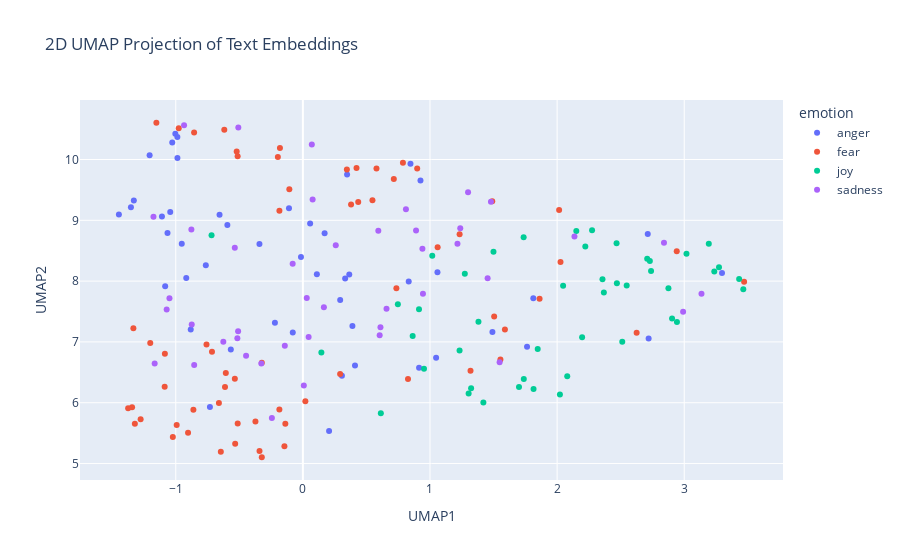

This figure's notebook cell:
### Code cell
import pandas as pd
import numpy as np
import umap
import plotly.express as px

# Concatenate the training and test data
combined_df = pd.concat([train_df_new, test_df_new], ignore_index=True)

# Prepare the embeddings for UMAP
# Convert the list of embeddings into a 2D numpy array
X_embeddings = np.array(combined_df['embeddings_values'].tolist())

# Apply UMAP for dimensionality reduction
reducer = umap.UMAP(n_components=2, metric='cosine', random_state=28) 
embedding_2d = reducer.fit_transform(X_embeddings)

# Create a DataFrame for plotting
df_plot = pd.DataFrame(embedding_2d, columns=['UMAP1', 'UMAP2'])
df_plot['emotion'] = combined_df['emotion']
df_plot['intensity'] = combined_df['intensity']
df_plot['text'] = combined_df['text']


# Visualize the embeddings with Plotly
fig = px.scatter(
    df_plot,
    x='UMAP1',
    y='UMAP2',
    color='emotion',  # Color points by the 'emotion' column
    hover_data=['text', 'intensity'],  # Show text and intensity on hover
    title='2D UMAP Projection of Text Embeddings'
)

fig.show()

### Figure 1 — Plotly figure (JSON) as saved in the notebook; plotly's stock layout.template omitted (floating-point values rounded to 4 significant figures)
{"data": [{"customdata": [["@SlaveGuinevere its more of a little prick than a sting .......... but you have to come to Tennessee to get it1", 0.417], ["630am meeting Olympic House #10golds24 .  #neverquit #believe #dreambig #TeamTTO #going4gold", 0.271], ["Now that the whole clown rage has scared me shitless, I'm gonna go cry in my room", 0.729], ["i love the word fret so much and im in heaven", 0.127], ["Tiangong 1, China's first space laboratory, will come to a fiery end in late 2017. The average decommissioned satellite either burns ...", 0.312], ["@ManUtd you have had from me over the years is irrelevant. Its an absolute joke. #manutd #ticketing #fuming #noloyalty #joke #notimpressed", 0.873], ["In 2016, Black people are STILL fighting to be recognized as human beings. #cantsleep #angry", 0.885], ["@brian5or6 turn that shit off!   Home Button under Accessibility. \\n\\nWhen did innovation become mind fuckery? . #iphonePhoneHome", 0.688], ["-- haired man strides close and watches as the Major flinches away from him, the reaction draws a growl from his throat.  -- (@DocHQuinzel)", 0.322], ["@WWE is the live event Brock vs Orton 2 this Saturday on the WWE Network? If not it needs to be! :) #wwe @RandyOrton @HeymanHustle #revenge", 0.396], ["@Callidissima @ahouseingotham wrath of khan is one of the best movies of all time", 0.146], ["Forever angry that gh ruined Molly and morgan's bond/friendship ", 0.521], ["Dear Indians..It is hard to swallow this but for once try to swallow this bitter pill...that is.. Pakistan is number one in Test cricket!!!", 0.542], ["@lynnew69 then he said talking about wills uncontrollable animals when moving to another link. These comments do not help! ", 0.583], ["you know cyran still hasn't done makeup based on jeongguk's tiddy like i suggested and i'm ", 0.375], ["Thursdays at 6pm Vespers &amp; Meditation #prayerful #plainsong #multisensory #candles #incense #psalms #music #silence #faithful sing or listen", 0.208], ["@CBSBigBrother never bring back Meech and Bridgette. Crying because someone looks at you? Ugh, and Bridgette. #bitter", 0.521], ["@cxmbeferre so you WOULDNT date me????? #offended", 0.494], ["I can definitely feel my irritation today, lord give me strength", 0.667], ["Sorry to burst your bubble but it isn't that century anymore. Welcome to the 21st century.", 0.354], ["@RegalisAzura \\ngrasp the cobalt woman's own; which they did fairly easily. Fair cheeks would ignite into a fiery hue. Warm.. was the only", 0.438], ["@rumanaa_r @DaiIyRoasts what did I do to offend you? 🙄😭😂", 0.396], ["Where's your outrage when a black man kills another black man in the streets?", 0.75], ["So I wished my sis 12 midnight but received no reply from her. My 2nd sis JUST wished her, got a reply. You know who's the fav ", 0.479], ["As if he heard my thought on the ether, my #ex has just posted #facebook pic of himself snuggling up with said #cats... now Im just #angry", 0.521], ["Police Officers....should NOT have the right to just 'shoot' human beings without provocation. It's wrong.\\n\\n@ORConservative @MichaelaAngelaD", 0.688], ["@Austin4evaLEEDS fuming!", 0.625], ["Need a new outlet for ", 0.292], ["snap: hiAleshia 😃", 0.208], ["Bes! You don't just tell a true blooded hoopjunkie to switch a f*c@n' team that juz destroyed your own team. You juz don't! #insult", 0.891], ["Have wee pop socks on and they KEEP FALLING OFF INSIDE MY SHOES ", 0.562], ["Actually fuming I have nothing to wear Saturday", 0.792], ["Taking a break from the #wedding to #rage at the general #stupidity of certain #people on the #internet.", 0.625], ["I miss doing nothing someone I care about and attacking their face with kisses. #foreveralone #bitter 😩", 0.5], ["Yet we still have deaths, road rage, &amp; violations on the road, despite a widely accepted concept of 'personal accountability' while driving", 0.521], ["Anger is cheap and politeness is expensive. Don't expect everybody to be polite. #ThoughtfulThursday  #politeness", 0.333], ["@aroseblush Hello !\\nThe bigger the bully, the more crocodile tears. Bullies always act like offended victims.", 0.542], ["@VodafoneUKhelp @VodafoneUK wow!! My bill is £44.77 and hav a text from u to prove that and you have taken £148!!!!! #swines #fuming #con!", 0.792], ["@LeonWobYP b***er off. NCFC is a grudge match :)", 0.542], ["Ananya just grabbed a bible, opened it, started reading, and then said 'where do they talk about burning people?'", 0.417], ["It's the most magical time of the year......Xmas party announced and the #outrage commences. Gotta love Silicon Valley millennials.", 0.429], ["@DailyMirror i love how theres no outrage that it's a white man but if it was a black man them BLM would be all over it regardless of reason", 0.726], ["I wouldn't have #anger issues.....if she didn't have #lying issues.....think about that one. #pow #lies #confusion", 0.5], ["Sting is just too damn earnest for early morning listening. ", 0.37], ["@Jen_ny69 People will always get offended everyone's situation is different! Just because we have kids doesn't mean we have to settle", 0.562], ["@gayla_weeks1 I try not to let my anger seep into reviews, but I resent having my time wasted on books like that. Time is precious.", 0.625], ["@fluffysoftlouis no no. I insist that you give me your best insult first", 0.562], ["Why to have vanity sizes?Now sizes S,XS(evenXXS sometimes) are too big, WTF?! Dear corporate jerks, Lithuania didn't need this. #rant ", 0.518]], "hovertemplate": "emotion=anger<br>UMAP1=%{x}<br>UMAP2=%{y}<br>text=%{customdata[0]}<br>intensity=%{customdata[1]}<extra></extra>", "legendgroup": "anger", "marker": {"color": "#636efa", "symbol": "circle"}, "mode": "markers", "name": "anger", "orientation": "v", "showlegend": true, "type": "scatter", "x": [0.8326, 2.713, -0.7312, 2.72, 0.3898, 0.9251, -0.9868, -0.6556, 0.3071, 0.3478, 3.297, -0.594, 0.2063, 0.3325, 0.2935, 1.059, -0.1093, -0.015, -1.083, -0.07944, 0.41, 1.048, -1.028, 1.763, -1.109, -0.9874, 0.05719, -0.22, 1.813, -0.3416, -0.8822, -0.9174, -1.065, -0.5668, -1.206, -1.447, 1.491, 0.8464, 0.1709, 0.914, -1.043, -1.003, -1.353, -0.7635, 0.365, -1.33, 0.1101, -0.9528], "xaxis": "x", "y": [7.993, 8.775, 5.932, 7.055, 7.263, 9.655, 10.03, 9.092, 6.446, 9.752, 8.134, 8.923, 5.535, 8.042, 7.689, 8.144, 9.198, 8.399, 7.917, 7.154, 6.611, 6.739, 10.28, 6.92, 9.063, 10.37, 8.948, 7.317, 7.719, 8.611, 7.205, 8.052, 8.793, 6.876, 10.07, 9.097, 7.163, 9.93, 8.789, 6.577, 9.135, 10.42, 9.216, 8.263, 8.107, 9.327, 8.112, 8.616], "yaxis": "y"}, {"customdata": [["someone come to fright world w me🤗🤗", 0.458], ["honestly all my friends do bnc i mean it and i am feeling #terrible hahaha", 0.438], ["81' Goal scorer Vidar Kjartansson comes off in favor of Dor Micha! Another terrific performance by @Vidarkjartans #YallaMaccabi", 0.229], ["@CurtisJobling Yes indeed! We know masses of students would be so excited to see you! We need to get this sorted! #haunt", 0.208], ["Texans played horrible.  Bad play calling, bad protection of the ball, bad coaching, bad defense, bad overall performance. #Texans ", 0.375], ["@NinjaWorrier @ali_zimmer @m_pattison How long ago was that? (I shudder to think.)", 0.625], ["i've seen the elder watching me during my community hours and i honestly don't have an idea about what my assignment will be. #apprehensive", 0.562], ["@TheYoungEvans_ 'Kylie, you know me. I won't take no for answer for this kind of things...' *he would smirk and start on the crust.*", 0.396], ["@laura221b I don't think I've ever moved so fast in a panic in all my life 😂 Gave me such a fright 😓", 0.938], ["@zavvi @zavvihelp only offering 6 moth warranty #ps4pro  #truth #ripoff", 0.375], ["This is the scariest American Horror Story out of all of them... I'm gonna have to watch in the daytime. #frightened", 0.938], ["I feel horrible. I have accounting today but physically and mentally am not okay 😪", 0.833], ["@eileen_davidson on RHOBH, you just do not want to assume an affair while you were married so you criticize @LisaVanderpump! #awful", 0.479], ["How is that in 2016, a 757 airplane does not have WiFi...ridiculous. #AmericanAirlines #americanairlinessucks #AATeam ", 0.292], ["anxiety level- 100", 0.905], ["the ending of how I met your mother is dreadful", 0.333], ["@Taniel @LOLGOP That'll be gosh darn terrific if they only check the brown people. Shucks, let's make a law to say only brown people.", 0.458], ["@GMModular @goldmedalindia  horrible experience with a company like this #goldmedal #horrible sales person #wrong commitments#wrongproduct", 0.542], ["My interview went well today, I can't wait to find out what happens.  #excited #interview #jobinterview", 0.292], ["Jorge deserves it, honestly. He's weak. #revolting #90dayfiance", 0.229], ["Approaching #terrorism from an anti-racism POV is futile, instead promote prejudice towards racism. That way we are all on the battlefield.", 0.542], ["@Lrihendry I'm not sure we like this comparison.  USA should emulate #Israel's methods of protecting civilians against #terror attacks", 0.625], ["I'm curious to know just how much money the original Air Bud made to justify the continuation of these awful sequels and spinoffs.", 0.271], ["On the other side of fear lies freedom! - JB Glossinger #quote", 0.333], ["On a side note if you are self medicating ? That's not helping that is burying the anxiety that WILL manifest in another way. Heart disease?", 0.54], ["My doctor is giving me flower extract to relieve anxiety and reduce panic attacks :')", 0.708], ["Thought I left that part of life behind me\\nIt's back to haunt every girl that loves me", 0.521], ["#America finding #gratitude amidst the sadness and frustration about race, #fear, anger and #racism, i remain hopeful _ i'm an earth fixer'", 0.583], ["r U scared to present in front of the class? severe anxiety... whats That r u sad sometimes?? go get ur depression checked out IMEDIATELY!!!", 0.812], ["@rkuuleiq Fear is best/beast product of God/s. :) #aTheism #theism #biBle  #christianity #hell #heaven #purgatory #psychology #jesus", 0.37], ["@CNN Wait, didn't she get a case of the ass when Donald Trump called it terrorism BEFORE all the facts were in?  I guess it's ok if she does", 0.521], ["Who's afraid of the clowns???\\ncomment down there....", 0.5], ["@davidhiggerson Can understand fear factor but why support a company that wants to reduce your own to status of a needy satellite..", 0.521], ["bad news fam, life is still hard and awful #depression  #atleastIhaveBuffy", 0.688], ["Haven't gotten one hour of sleep... Today is going to be a fun day 😐 ", 0.542], ["when people hit on me i try to shake them off by talking about how i hide from communism", 0.604], ["I had a dream that I dropped my iPhone 7 and it broke T_T #cry #iPhone7 #nightmare", 0.688], ["@LmRyle @tomcolicchio @realDonaldTrump @HillaryClinton @ajjaffe I understand your concerns but look at her foundation contributions #worry", 0.562], ["@jk_rowling never thought an angry oompa loompa would be my Boggart, but there you have it. #boggart #PresidentTrump ", 0.5], ["I have a job interview with @BarclaysUK in Loughborough next month !!!", 0.354], ["Just want to be a dad so i can play kick the baby with my little one #southpark #mellogang #ghastly #edm #plur #dad #djlife #dj #producer", 0.333], ["Farting in a hot are car when your windows don't roll down is terrible. #gag #BresAdvice", 0.479], ["@BaileyDemented @hsmitty3 ill kill u if u bully her 😤😤😤", 0.583], ["@ChrisWarcraft The concept that a gay magazine feels like it has to cover terrible people -because they’re gay voices- seems all upside down", 0.417], ["induction day tomorrow for pizza express #nervous", 0.688], ["Some questions you get on Twitter make you want to despair. We've been so battered. We complain but aren't convinced things could be better.", 0.66], ["Super shitting it about this tattoo ", 0.604], ["Now #India is #afraid of #bad .", 0.562], ["How is that in 2016, a 757 airplane does not have WiFi...ridiculous.#AmericanAirlines #americanairlinessucks #AATeam #horrible", 0.38], ["@RosieBalls I fear for the future of mankind", 0.87], ["Life long fear of havin a shit and a spider crawls up ya bum", 0.854], ["The 2nd step to beating #anxiety or #depression is realising that it's not about waiting for ...., Take action yourself now.", 0.479], ["Trying to book holiday flights on @britishairways website is becoming a ", 0.312], ["And I cried in front of my guy last night. And it's just been a horrible week but it's only for a week", 0.68], ["@spencer0415 awe, I love you kid!!", 0.06], ["Thanks for ripping me off again #Luthansa €400 not enough for a one way flight to man from Frk then €30 for a bag then free at gate ", 0.375], ["T5ylw ansh a79l shy 7lw mn wayed nas fe whatsapp", 0.271], ["@SAHARTHERAPPER I unfollowed without hesitation &lt;3", 0.229], ["Hillary Clinton looked the other way to the Saudi war on women and their terror financing because they bought her off.", 0.479], ["Having a terrific Tuesday? Crush it today with the Power of 4. Treat your internet like Pizza =D \\n#PowerOf4", 0.25], ["It really is amazing the money they give to some of these QB's #nfl #texans #brock ", 0.3], ["it's horrible cos no one can relate,  everyone is happy and dandy in one way or another", 0.542], ["#twitter #users Tweeting on twitter is like playing a game against the computer. Where's the life, Everyone too #afraid to say something?", 0.521], ["He called me fat, so I pushed him into the lockers then he threaten to sue me' 😂", 0.479]], "hovertemplate": "emotion=fear<br>UMAP1=%{x}<br>UMAP2=%{y}<br>text=%{customdata[0]}<br>intensity=%{customdata[1]}<extra></extra>", "legendgroup": "fear", "marker": {"color": "#EF553B", "symbol": "circle"}, "mode": "markers", "name": "fear", "orientation": "v", "showlegend": true, "type": "scatter", "x": [-0.1848, -0.6061, 1.49, 2.027, 0.5474, 0.01961, -0.9032, 0.7355, -0.5129, 0.8993, -0.3731, -1.086, -0.1064, 0.3461, -0.9927, -0.7151, -0.9767, 0.7153, 3.471, -0.1846, -0.8557, -0.6182, 0.3792, -0.3232, -1.322, -1.276, 0.2929, -0.5207, -1.343, -0.3411, -0.5131, -0.138, -0.6454, -0.7581, -1.201, 1.319, -0.6126, -0.1969, -0.6605, 2.016, 0.827, -1.333, 1.589, -1.152, -1.023, 1.06, -1.087, -0.1452, 0.4219, -0.5326, -0.8612, -1.374, 0.579, -0.5352, 2.626, 0.7871, 1.862, 1.505, -0.1804, 2.941, 0.4354, -0.3231, 1.233, 1.554], "xaxis": "x", "y": [5.89, 6.489, 9.314, 8.317, 9.328, 6.026, 5.508, 7.882, 5.66, 9.852, 5.69, 6.804, 9.51, 9.835, 5.635, 6.84, 10.51, 9.677, 7.99, 9.157, 10.44, 10.49, 9.261, 5.104, 5.653, 5.727, 6.473, 10.13, 5.925, 5.206, 10.06, 5.655, 5.193, 6.958, 6.984, 6.525, 6.259, 10.04, 5.998, 9.171, 6.389, 7.224, 7.204, 10.6, 5.437, 8.558, 6.263, 5.284, 9.862, 5.324, 5.883, 5.91, 9.853, 6.394, 7.152, 9.948, 7.71, 7.418, 10.19, 8.49, 9.3, 6.657, 8.771, 6.712], "yaxis": "y"}, {"customdata": [["Optimism leads to success. - Bill Kerr @Coach__Kerr #success #optimism #goals", 0.46], ["Benefit out exhilaration called online backing off: JkUVmvQXY", 0.462], ["My siblings look all gangster &amp; I look all cheery 😅😂", 0.667], ["The neighbor dancing in the Clayton Homes commercial is me. #hilarious", 0.64], ["#smile every morning to a positive head start with your #clients relations", 0.562], ["Accept the challenges so that you can feel the exhilaration of victory. #FocusX10 #motivation #motivationalquotes #quoteoftheday", 0.562], ["I assume that people pick up on my joviality coz I lol a lot but it's just not working. Maybe I need to get heavy handed with emoticons? Ha", 0.458], ["Not untill today has anyone ever said to me they remember what I had on over 7 years ago when they met me n liked me since #cutealert ", 0.521], ["@PriiiincesssE thanks for distracting me from my paper to watch this hilarious video 😂", 0.708], ["Val is far too cheery for my liking ✋🏻", 0.229], ["Am I watching #BacheloretteAU or Zoolander ? #hilarious #samvrhys", 0.646], ["@__Dayo yall dont feel bad.. you are rejoicing... it is what itnis... its always #ColtsNation even when we have 6th string DBs playing 😔😔", 0.18], ["The Quarterback' wrecks me every time.. ", 0.26], ["@kymwhitley hello Miss Lady I'm sure today brings you happiness and laughter use your voice also to make us laugh  god knows we need it", 0.562], ["Well look at the bright side. You found a use for that rope #TipsToSurviveAPowerOutage", 0.312], ["$SRPT Why would Etep patients &amp; Mom's advocate for a drug if it did not work? Anyone listen to the Etep MD's @ Adcomm.. all were elated.", 0.22], ["my haters are like crickets. they chirp all day but when I walk past them they shut the fuck up.- @DritaDavanzo (my idol)", 0.208], ["Does anyone remember a movie that is animated in the late 70's called Shame of the Jungle John Bulushi was in it wild if that's your taste", 0.229], ["@berniedole looks that way. But let's think about Rohan last week ... #optimism", 0.237], ["promise of restoration to the nation of israel...'everywhere you look blessing '..barns/wine overflow.Everything beautiful #joyful #do_u_see", 0.5], ["me taking a picture by myself: *awkward smile*\\nme on picture day: *awkward smile*\\nconclusion: stop smiling ;'(\\n #pictureday2016  #ornot", 0.46], ["Thinking about trying some comedy on youtube. Always been fond of it. Time to nut up.  #comedy #maybeoneday #hopefullyfunny #LOL", 0.5], ["Remember: The life you have is a blessing for #God. Make it a joyful experience regardless of the odds. GBY", 0.64], ["#smile is the #respect we give everyone.", 0.583], ["@airvistara as always it was indeed a wonderful experience flying with you guys today #bestinbusiness #delight #happyme", 0.812], ["@crimpoop my adorable and cheerful daughter\\nAlways pouring positivity green goo on me\\ndare hurt her and you'll see hell //growls\\n\\n#PandaBot", 0.64], ["Charlotte and a friend just climbed to the top of a windmill! Think the view was easy, breezy, beautiful? @PlayHollywoodU", 0.5], ["having a pet store worker ask 'do you want to play with them?' is the most exhilarating feeling", 0.771], ["@jessbr0ughton don't be shy next time! We're a cheery bunch. :) \\n\\nSam. X", 0.48], ["Rec'd call 2day from Haitian church we started in Florida some 15yrs ago. Preparing to acquire their own bldg. Wanted me to know. ", 0.28], ["It's meant to be!!  ", 0.583], ["now that I have my future planned out, I feel so much happier #goals #life  #igotthis #yay", 0.792], ["When you wake up from a dream laughing at something stupid, and that makes you laugh more #hilarious", 0.875], ["#Talking about our #Problems is our greatest #Addiction#Break the #habitTalk about ur #Joys#quote  #problemsolving #behappy", 0.494], ["@ryanwilson2015 That's why compatibility is key as it lowers hedonic volatility.", 0.25], ["@LiamJamesVernon love the optimism!! BLUE MOON!", 0.72], ["@PhilGlutting Hey There Phil Glutting thank you for following us, it's appreciated :) #smile", 0.76], ["@GigaFag @pipertownsend_ snapchat new would beg to differ #optimism", 0.396], ["A lifetime of laughter at the expense of the death of a bachelor", 0.354], ["@chencouture LMAO Is it that 'so slutty' hater girl? That video was hilarious. 😂", 0.7], ["I love my family so much #lucky #grateful #smartassfamily  #love", 0.936], ["incredible that anthony weiner has been caught chasing a busty milkmaid across a park at double speed while jaunty music plays", 0.38], ["I turn 25 in two weeks. I am so happy. 24 was my darkest year yet. I am elated that I survived", 0.708], ["How can l rule my mind !!!!!! \\nIt's hilarious that you can't 😭😑😮", 0.396], ["I hate it when im singing and some idiot thinks they can just join in with me like...this is not fcking glee #MeanRikonaBot", 0.08]], "hovertemplate": "emotion=joy<br>UMAP1=%{x}<br>UMAP2=%{y}<br>text=%{customdata[0]}<br>intensity=%{customdata[1]}<extra></extra>", "legendgroup": "joy", "marker": {"color": "#00cc96", "symbol": "circle"}, "mode": "markers", "name": "joy", "orientation": "v", "showlegend": true, "type": "scatter", "x": [2.275, 2.547, 1.847, 1.815, 2.73, 3.018, 1.233, 2.904, 2.08, 0.9135, 2.022, 1.018, 0.1454, 2.368, 2.468, 1.499, 1.381, 0.6133, 1.737, 2.739, 0.8636, 0.9529, 2.709, 2.47, 3.274, 2.197, 2.222, 3.465, 2.047, 2.876, 2.943, 3.432, 1.42, 3.193, 0.7472, 2.151, 2.357, 1.274, 1.304, 1.738, 2.513, 1.7, 3.236, 1.323, -0.7184], "xaxis": "x", "y": [8.835, 7.927, 6.885, 6.227, 8.33, 8.451, 6.86, 7.384, 6.435, 7.536, 6.137, 8.416, 6.826, 7.814, 8.623, 8.485, 7.331, 5.826, 8.722, 8.166, 7.099, 6.56, 8.369, 7.964, 8.228, 7.076, 8.571, 7.866, 7.923, 7.882, 7.327, 8.036, 6.005, 8.613, 7.618, 8.826, 8.031, 8.121, 6.152, 6.389, 7.005, 6.261, 8.158, 6.238, 8.756], "yaxis": "y"}, {"customdata": [["I'm done with your piano, blues playing, smooth talking ass. On to the nexttt", 0.381], ["My friends tell me I'm pretty. Trigger tells my I'm ugly. I first was confused but then realised I'm both. Pretty ugly. #tru #sad #tumblr", 0.64], ["In serious need of a nap", 0.354], ["TGIF! Hope everyone that needs to find #recovery can and that our friends stay #sober this weekend! @REBOSTreatment @BlvdCenters", 0.271], ["@ryyyshh story of my life. #lost", 0.688], ["Already plotting next steps if I get cut off by the same minivan in tomorrow's drop-off line. #preschoolpolitics #momthings ", 0.312], ["@chelseafc let them know it's the #blues", 0.521], ["@comicfire The thing is, it's either I be unproductive and unhappy, or deal with some videos that do badly.", 0.574], ["and naoto nod she also like tha bands. but she also frown. 'Will the bands 'Papa Roach' be at concert...?'", 0.438], ["@6itmap I can't help but feel melancholic!", 0.75], ["In the name of our Lord &amp; Saviour Harambe we pray, bless all apes across the world.\\n\\nHear our solemn oaths and pardon sympathetic hominids.", 0.333], ["Why is it that we rejoice at a birth and grieve at a funeral? It is because we are not the person involved. ― Mark Twain", 0.354], ["Bro Why pine green forget me nots are mediumpurple pickering is not lit and so on", 0.333], ["@X_KIMTAEHYUNG_X \\n— momentarily before it disappeared, only solemnity and anxiety lacing his features. \\n\\n'I ran out to get you before —", 0.646], ["@TheZantarin Then maybe we should keep our White mouths shut and let the people being targeted speak and mourn.", 0.729], ["Even a pencil✏ never #stayed  with me until it's #end ⚫ 😞", 0.667], ["Just rough situations all around for Schalke and Werder Bremen to start the campaign. Bremen dashed late with a new manager. Both with 0.", 0.479], ["What day is it #lost", 0.5], ["All clouded out.\\n\\n Considering using a camera, 1) star trails 2) eyepiece projection.", 0.25], ["Do not grow weary of doing good' a lasting legacy @billclinton @ClintonGlobal #CGI2016 #thankfulmoment @ProjectThankful", 0.343], ["@mattwruff sadly there is constitutional RIGHT to have abortion. Yet there is constitutional RIGHT to life. Safety net protects those rights", 0.514], ["I have sleep cooties.\\nI close my eyes and dream that I'm awake #weary #sleepissues #narcolepsy", 0.688], ["@BonesARP 'That is a disappointment.'\\n\\nHe fakes a pout, then starts to chuckle.", 0.438], ["Transparency and openness ' is a dull sell for a fans group - want more verbs like buying, defending, building and securing.", 0.333], ["@thehill George H. Establishment is unhappy Trump's campaign branded his son low-energy, but he could not have beaten the others either.", 0.521], ["Angry shouting match between a #pessimist &amp; an #optimist:\\n'You're a half empty-headed @%$!' \\n'You're half full of @%$!'", 0.542], ["Please bear with me, I'm not Twitter savvy😝 in real life I'm a Facebook person. Help me gain followers 🤓 #blog #selfhelp ", 0.146], ["@jeremycorbyn @magstogether my god is @jeremycorbyn a full shilling? Seriously you need a major rethink or no lab gove in your lifetime #sad", 0.75], ["@SkyNews err I wasnt gloomy.  17.2 mio people were not gloomy only #remain were #Brexit", 0.458], ["Just put the winter duvet on ☃️❄️🌬☔️ ", 0.104], ["@TheCatHeSay I may be #alwayshungry but I haven't sunk that low yet!! @Thereluctantcat", 0.312], ["Like keep grinding boy your life can change in one year, and even when it's dark out the sun is shining somewhere...'", 0.417], ["Mmmm #coffee and a good #book on a dreary day! Who can beat that?", 0.25], ["Feels grim not having your nails done", 0.542], ["blues bar", 0.188], ["@xOffWithMyHeadx They've officially said all the episodes left (so future 12 and despair 11 and 12) will be delayed.", 0.438], ["Soooo badly want to dye my hair dark but have never been dark before soooo torn 😭😭😭", 0.5], ["yesterday i finished watching penny dreadful and from all the beautiful things i saw one question remains: were the writers HIM's fans?", 0.312], ["@LeePorter94 @DomMcGovern_ hi Dom I saw u at Notts county away, looking for 1 mufc away ticket will pay ", 0.312], ["Might go on @RadioX tomorrow to hopefully win a new car. My current one stinks of gone off milk. #grim", 0.458], ["@Virgin_TrainsEC I feel for the conductor tonight, he's obviously taken grief over the last few weeks, he sounds weary of apologising!", 0.667], ["Rooney is 5 yards off the pace in a League Cup game against Northampton Town. Let that sink in for a moment. #MUFC", 0.292], ["I can't WAIT to go to work tomorrow with a high as fuck fever. [sarcasm]\\nHopefully I'll feel better tomorrow.\\nBut I doubt it. #pessimism", 0.646]], "hovertemplate": "emotion=sadness<br>UMAP1=%{x}<br>UMAP2=%{y}<br>text=%{customdata[0]}<br>intensity=%{customdata[1]}<extra></extra>", "legendgroup": "sadness", "marker": {"color": "#ab63fa", "symbol": "circle"}, "mode": "markers", "name": "sadness", "orientation": "v", "showlegend": true, "type": "scatter", "x": [-0.5356, -0.855, -0.5095, 2.841, -0.3268, -1.175, 0.5935, 0.1653, 0.604, -0.142, 0.9446, 1.548, 0.0452, 0.007322, -0.9347, -0.4467, 0.8108, -0.6257, 0.6103, 0.07042, -0.5077, -0.5154, 0.658, 1.238, 0.07668, -0.877, 1.453, 0.8903, 1.216, 2.991, -0.08034, 2.136, 3.136, -0.8744, 0.2587, 0.03059, -1.166, -0.2438, 1.299, -1.071, 0.9403, 1.48, -1.05], "xaxis": "x", "y": [8.548, 6.621, 7.174, 8.631, 6.645, 9.06, 8.828, 7.571, 7.108, 6.937, 7.794, 6.664, 7.081, 6.282, 10.56, 6.774, 9.183, 7.005, 7.24, 10.25, 10.53, 7.059, 7.544, 8.87, 9.344, 8.85, 8.046, 8.834, 8.616, 7.495, 8.287, 8.735, 7.794, 7.288, 8.59, 7.723, 6.644, 5.75, 9.461, 7.535, 8.533, 9.306, 7.72], "yaxis": "y"}], "layout": {"legend": {"title": {"text": "emotion"}, "tracegroupgap": 0}, "title": {"text": "2D UMAP Projection of Text Embeddings"}, "xaxis": {"anchor": "y", "domain": [0, 1], "title": {"text": "UMAP1"}}, "yaxis": {"anchor": "x", "domain": [0, 1], "title": {"text": "UMAP2"}}}}
